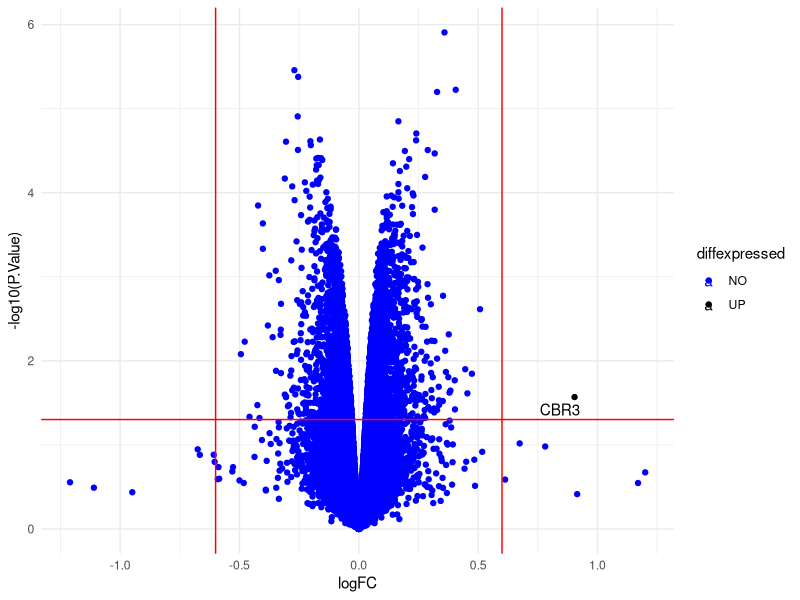
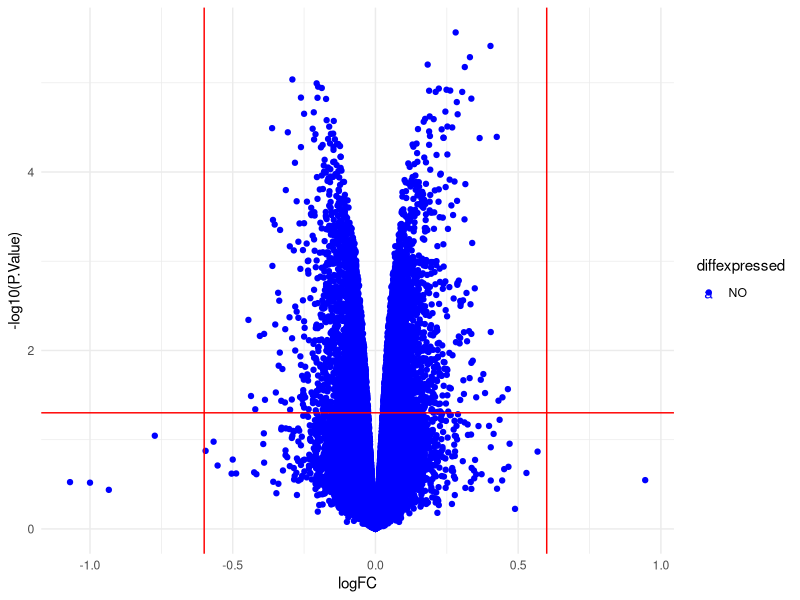

Source code (R) for these figures, in order:
install.packages("ggplot2")
install.packages("ggrepel")
install.packages("readr")
library(readr)
  #Installing required packages
setwd("~/GitHub/rotenone-geo2r-vis")
xp1 <- read_delim("expression/8_dmso_vs_8_rot50_12.tsv", 
                                    delim = "\t", escape_double = FALSE, 
                                    trim_ws = TRUE)
xp2 <- read_delim("expression/8_dmso_vs_8_rot50_24.tsv", 
                                    delim = "\t", escape_double = FALSE, 
                                    trim_ws = TRUE)
xp3 <- read_delim("expression/8_dmso_vs_8_rot100_24.tsv", 
                                    delim = "\t", escape_double = FALSE, 
                                    trim_ws = TRUE)
xp4 <- read_delim("expression/15_dmso_vs_15_rot50_12.tsv", 
                                    delim = "\t", escape_double = FALSE, 
                                    trim_ws = TRUE)
xp5<- read_delim("expression/15_dmso_vs_15_rot50_24.tsv", 
                                    delim = "\t", escape_double = FALSE, 
                                    trim_ws = TRUE)
xp6 <- read_delim("expression/15_dmso_vs_15_rot100_24.tsv", 
                                    delim = "\t", escape_double = FALSE, 
                                    trim_ws = TRUE)
#Loading generated GEO2R data sets

library(ggplot2)
library(ggrepel)
volcp <- function(xp) {

xp$diffexpressed <- "NO"
xp$diffexpressed[xp$logFC > 0.6 & xp$P.Value < 0.05] <- "UP"
xp$diffexpressed[xp$logFC < -0.6 & xp$P.Value < 0.05] <- "DOWN"
  #Setting the labels for significantly (P-value < 0.05) up and down regulated genes

xp$xplabel <- NA
xp$xplabel[xp$diffexpressed != "NO"] <- xp$GENE_SYMBOL[xp$diffexpressed != "NO"]

ggplot(data=xp, aes(x=logFC, y=-log10(P.Value), col=diffexpressed, label=xplabel)) +
  geom_point() + 
  theme_minimal() +
  geom_text_repel(max.overlaps = Inf) +
  scale_color_manual(values = c("blue", "black", "red")) +
    #Setting the color for the points according to their expression
  geom_vline(xintercept=c(-0.6, 0.6), col="red") +
  geom_hline(yintercept=-log10(0.05), col="red")
  #Adding a vertical and horizontal line to indicate logFC and p-value significance
}
  #Defining the function to generate a volcano plot from the given expression data
volcp(xp1)
  #Displaying the plot
jpeg(file="rot-xp4.jpeg")
volcp(xp2)
dev.off()
  #Saving the plot as jpeg to current directory
